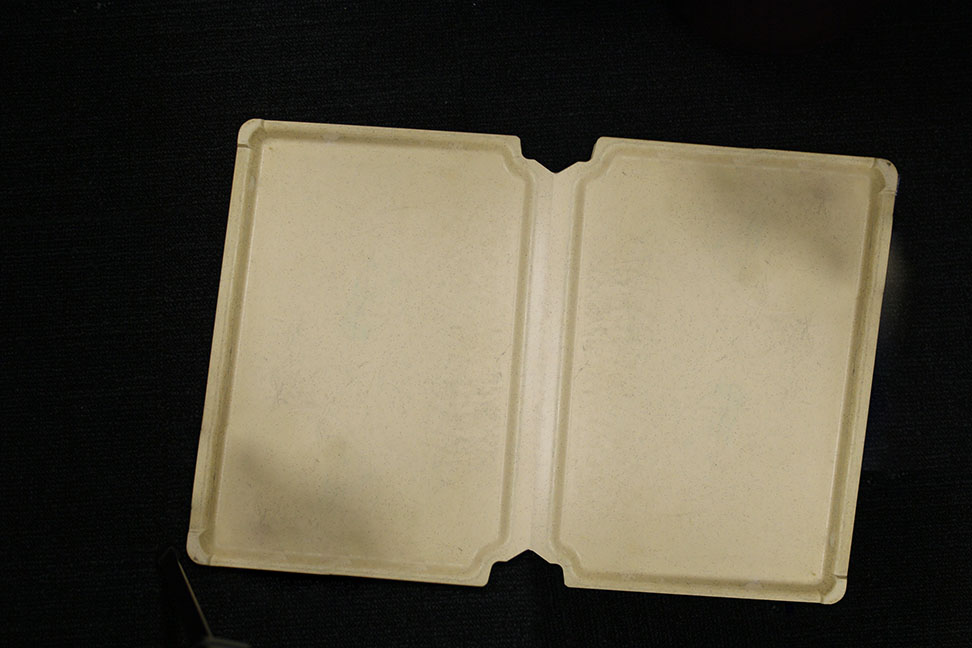
#> input picture 57862682-perspective-transform/1.jpg, 972 x 648 px
$ python straighten_largest_line.py
#> lines starting #> are read from the running program, lines starting #| are printed output that depends on the picture; after the words box and inside, x2 and y2 are one past the last pixel; in counts of white or black regions, pixels touching at a corner belong together
import cv2
import numpy as np
import imutils

def perspective_transform(image, corners):
    def order_corner_points(corners):
        # Separate corners into individual points
        # Index 0 - top-right
        #       1 - top-left
        #       2 - bottom-left
        #       3 - bottom-right
        corners = [(corner[0][0], corner[0][1]) for corner in corners]
        top_r, top_l, bottom_l, bottom_r = corners[0], corners[1], corners[2], corners[3]
        return (top_l, top_r, bottom_r, bottom_l)

    # Order points in clockwise order
    ordered_corners = order_corner_points(corners)
    top_l, top_r, bottom_r, bottom_l = ordered_corners

    # Determine width of new image which is the max distance between
    # (bottom right and bottom left) or (top right and top left) x-coordinates
    width_A = np.sqrt(((bottom_r[0] - bottom_l[0]) ** 2) + ((bottom_r[1] - bottom_l[1]) ** 2))
    width_B = np.sqrt(((top_r[0] - top_l[0]) ** 2) + ((top_r[1] - top_l[1]) ** 2))
    width = max(int(width_A), int(width_B))

    # Determine height of new image which is the max distance between
    # (top right and bottom right) or (top left and bottom left) y-coordinates
    height_A = np.sqrt(((top_r[0] - bottom_r[0]) ** 2) + ((top_r[1] - bottom_r[1]) ** 2))
    height_B = np.sqrt(((top_l[0] - bottom_l[0]) ** 2) + ((top_l[1] - bottom_l[1]) ** 2))
    height = max(int(height_A), int(height_B))

    # Construct new points to obtain top-down view of image in
    # top_r, top_l, bottom_l, bottom_r order
    dimensions = np.array([[0, 0], [width - 1, 0], [width - 1, height - 1],
                    [0, height - 1]], dtype = "float32")

    # Convert to Numpy format
    ordered_corners = np.array(ordered_corners, dtype="float32")

    # Find perspective transform matrix
    matrix = cv2.getPerspectiveTransform(ordered_corners, dimensions)

    # Return the transformed image
    return cv2.warpPerspective(image, matrix, (width, height))

image = cv2.imread('1.jpg')
#> image is the input picture: shape (648, 972, 3); mean B, G, R 65.5, 81, 87.2
original = image.copy()
gray = cv2.cvtColor(image, cv2.COLOR_BGR2GRAY)
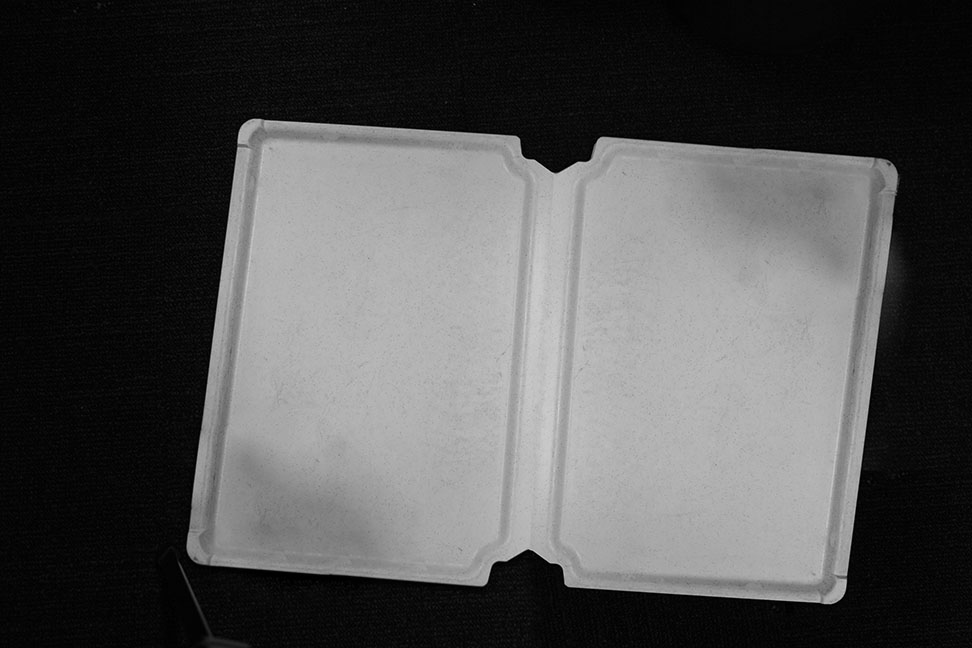
#> gray: shape (648, 972); min 0, max 209, mean 81.1
thresh = cv2.threshold(gray, 0, 255, cv2.THRESH_BINARY + cv2.THRESH_OTSU)[1]
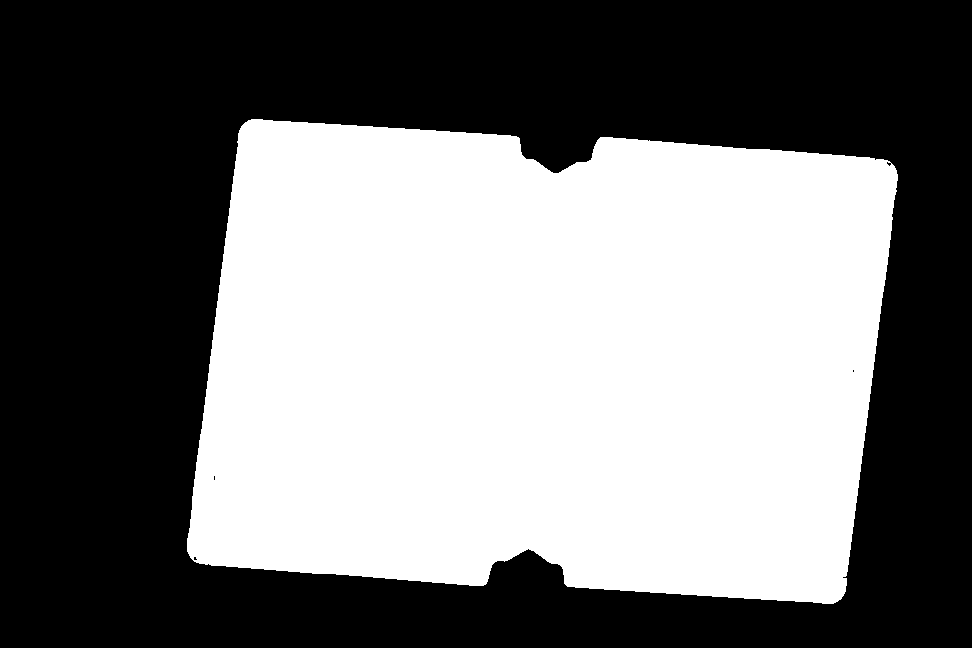
#> thresh: shape (648, 972); 46.5% white; 1 white region

cnts = cv2.findContours(thresh, cv2.RETR_EXTERNAL, cv2.CHAIN_APPROX_SIMPLE)
#> cnts = 1 contour; box (x1, y1, x2, y2) and area: (187, 119, 898, 604) 291796
cnts = cnts[0] if len(cnts) == 2 else cnts[1]

for c in cnts:
    peri = cv2.arcLength(c, True)
    approx = cv2.approxPolyDP(c, 0.015 * peri, True)
    if len(approx) == 4:
        cv2.drawContours(image,[c], 0, (36,255,12), 3)
        transformed = perspective_transform(original, approx)
#> this loop made 1 pass
#> (peri, ordered_corners in perspective_transform, width_A in perspective_transform, width_B in perspective_transform, width in perspective_transform, height_A in perspective_transform, height_B in perspective_transform, height in perspective_transform) on pass 1: (2363.3, [[194, 561], [241, 126], [889, 161], [841, 598]], 439.6, 437.5, 439, 648.9, 648.1, 648)
#> pass 1, `transformed = perspective_transform(original, approx)`:
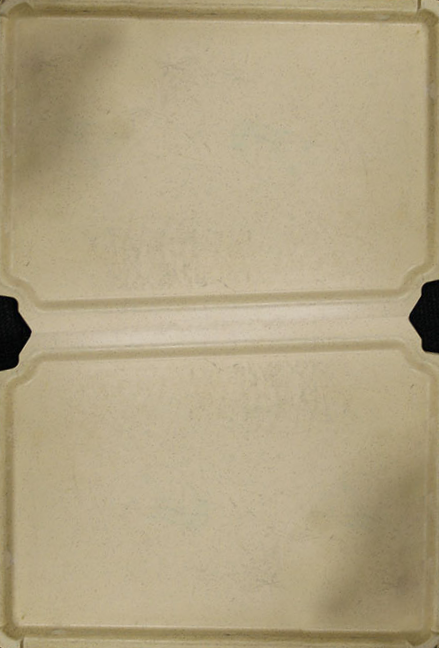
#> transformed: shape (648, 439, 3); mean B, G, R 131.4, 163.2, 177
#> after the loop:
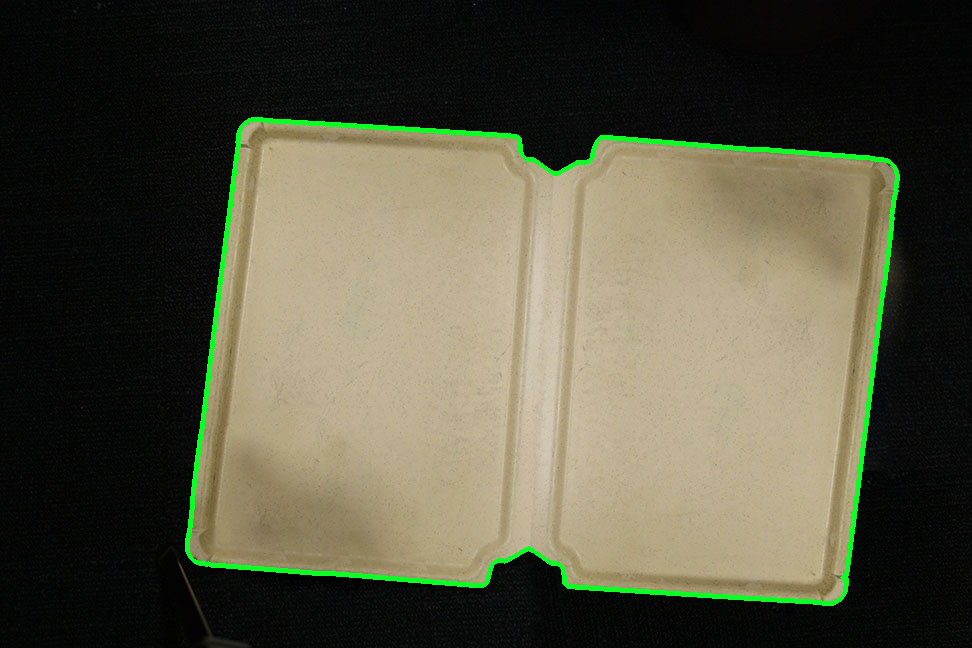
#> image: shape (648, 972, 3); 1.77% of pixels changed, all inside (x1, y1, x2, y2) = (185, 117, 900, 606)

rotated = imutils.rotate_bound(transformed, angle=-90)
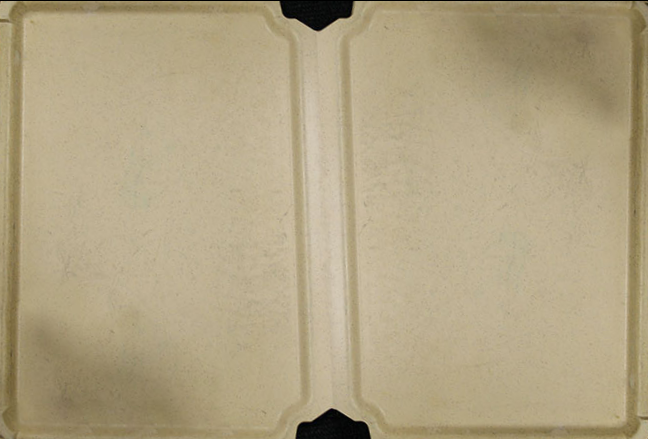
#> rotated: shape (439, 648, 3); mean B, G, R 131.1, 162.9, 176.7

cv2.imshow('thresh', thresh)
cv2.imshow('image', image)
cv2.imshow('transformed', transformed)
cv2.imshow('rotated', rotated)
cv2.waitKey()
